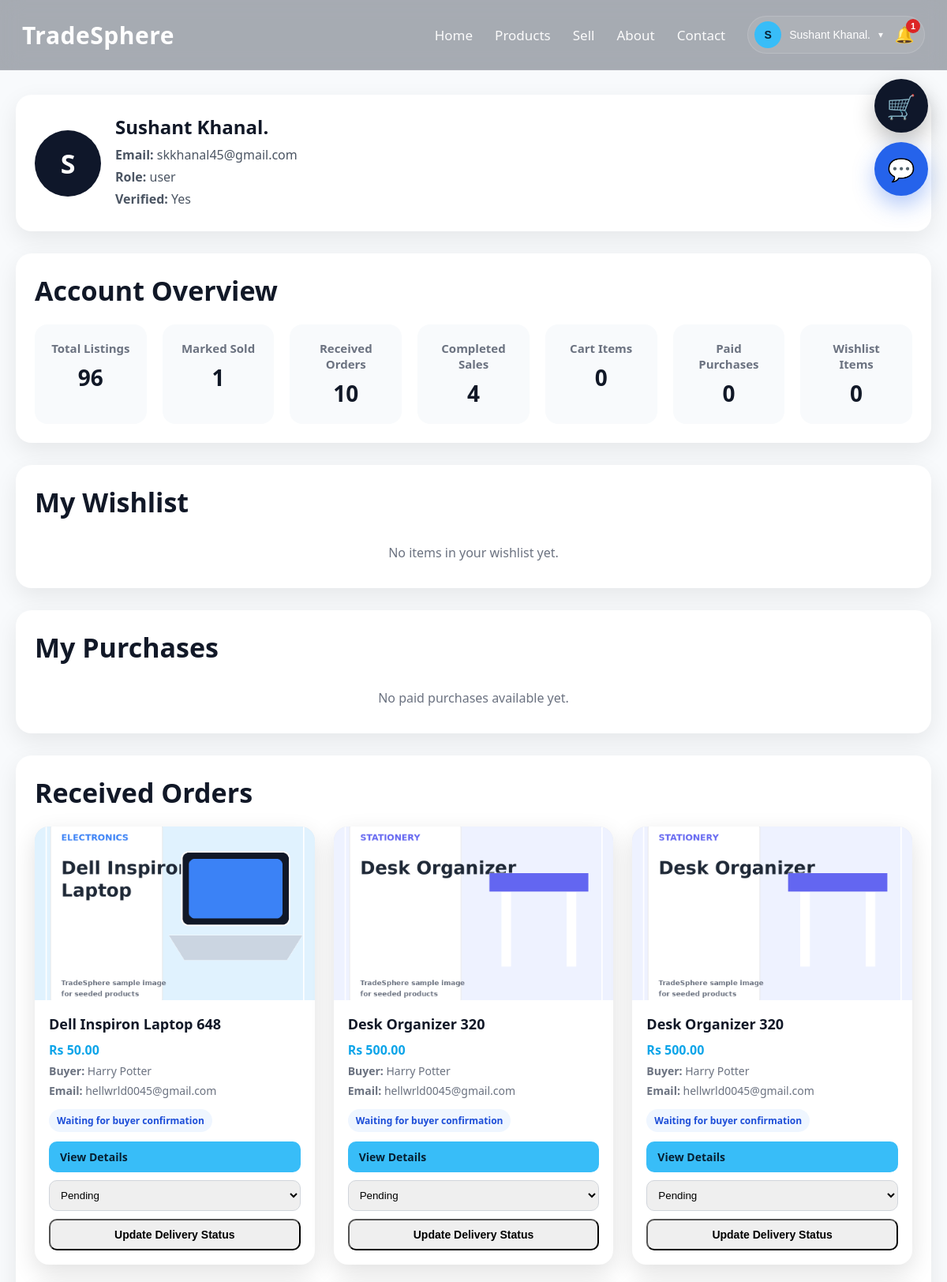
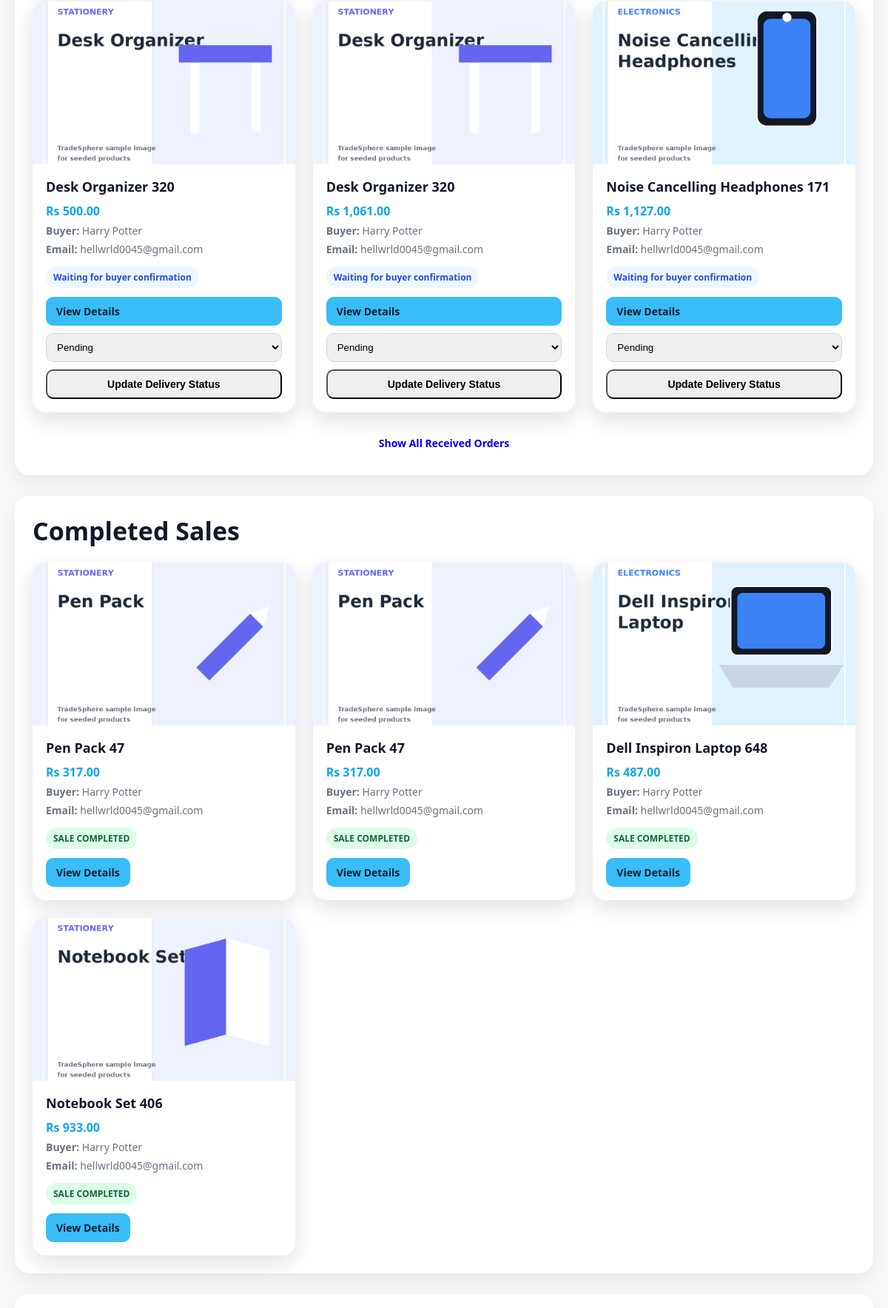
The app's page /profile.php (signed in, upper part) with its own data (2 pictures, top to bottom).
### tables this page shows
CREATE TABLE `users` (
  `id` int(11) NOT NULL,
  `name` varchar(100) DEFAULT NULL,
  `email` varchar(150) DEFAULT NULL,
  `password` varchar(255) DEFAULT NULL,
  `role` enum('user','admin') DEFAULT 'user',
  `is_verified` tinyint(1) DEFAULT 0,
  `email_otp` varchar(255) DEFAULT NULL,
  `otp_expires_at` datetime DEFAULT NULL,
  `reset_token` varchar(255) DEFAULT NULL,
  `reset_expires_at` datetime DEFAULT NULL,
  `created_at` timestamp NOT NULL DEFAULT current_timestamp(),
  `seller_status` enum('none','pending','approved','rejected') DEFAULT 'none',
  `seller_requested_at` datetime DEFAULT NULL,
  `seller_verified_at` datetime DEFAULT NULL
);

CREATE TABLE `orders` (
  `id` int(11) NOT NULL,
  `user_id` int(11) NOT NULL,
  `product_id` int(11) NOT NULL,
  `seller_user_id` int(11) DEFAULT NULL,
  `buyer_name` varchar(120) NOT NULL,
  `buyer_email` varchar(120) NOT NULL,
  `buyer_phone` varchar(30) NOT NULL,
  `buyer_message` text DEFAULT NULL,
  `amount` decimal(10,2) NOT NULL,
  `quantity` int(11) NOT NULL DEFAULT 1,
  `transaction_uuid` varchar(120) NOT NULL,
  `payment_method` varchar(50) NOT NULL DEFAULT 'eSewa',
  `payment_status` varchar(50) NOT NULL DEFAULT 'pending',
  `order_status` varchar(50) NOT NULL DEFAULT 'placed',
  `seller_delivery_status` varchar(50) NOT NULL DEFAULT 'pending',
  `buyer_received` tinyint(1) NOT NULL DEFAULT 0,
  `delivered_at` datetime DEFAULT NULL,
  `buyer_received_at` datetime DEFAULT NULL,
  `seller_cleared` tinyint(1) NOT NULL DEFAULT 0,
  `esewa_ref_id` varchar(120) DEFAULT NULL,
  `created_at` timestamp NOT NULL DEFAULT current_timestamp(),
  `updated_at` timestamp NOT NULL DEFAULT current_timestamp() ON UPDATE current_timestamp()
);

CREATE TABLE `products` (
  `id` int(11) NOT NULL,
  `user_id` int(11) DEFAULT NULL,
  `name` varchar(255) DEFAULT NULL,
  `category_id` int(11) DEFAULT NULL,
  `price` decimal(10,2) DEFAULT NULL,
  `city` varchar(100) DEFAULT NULL,
  `seller_email` varchar(150) DEFAULT NULL,
  `contact_number` varchar(20) DEFAULT NULL,
  `contact_info` varchar(255) DEFAULT NULL,
  `image` varchar(255) DEFAULT NULL,
  `description` text DEFAULT NULL,
  `product_condition` varchar(50) DEFAULT NULL,
  `status` enum('available','sold') DEFAULT 'available',
  `created_at` timestamp NOT NULL DEFAULT current_timestamp(),
  `average_rating` decimal(3,2) NOT NULL DEFAULT 0.00,
  `rating_count` int(11) NOT NULL DEFAULT 0,
  `ai_status` enum('approved','manual_review','skipped') DEFAULT 'skipped',
  `ai_reason` text DEFAULT NULL
);

### profile.php (the view, shortened to what the rows shown need)
<?php
include "config/db.php";
$userEmail = $conn->real_escape_string($_SESSION['user']);
$userRes = $conn->query("SELECT * FROM users WHERE email='$userEmail' LIMIT 1");
$user = $userRes ? $userRes->fetch_assoc() : null;
$userId = (int)$user['id'];
$highlightOrderId = 0;
$receivedOrders = $conn->query("
    SELECT
        o.*,
        p.name AS product_name,
        p.image AS product_image
    FROM orders o
    INNER JOIN products p ON o.product_id = p.id
    WHERE o.seller_user_id = $userId
    ORDER BY o.created_at DESC
    LIMIT 6
");
$mySales = $conn->query("
    SELECT
        o.*,
        p.name AS product_name,
        p.image AS product_image
    FROM orders o
    INNER JOIN products p ON o.product_id = p.id
    WHERE o.seller_user_id = $userId
    AND o.buyer_received = 1
    ORDER BY o.buyer_received_at DESC, o.created_at DESC
    LIMIT 6
");
?>
<!DOCTYPE html>
<html lang="en">
<head>
    <link rel="stylesheet" href="css/style.css">
</head>
<body>
<?php include "includes/navbar.php"; ?>
<div class="page-wrap">
<div class="container">
<div class="profile-section-card">
    <div class="profile-header-box">
        <div class="profile-avatar-lg"><?php echo htmlspecialchars($firstLetter); ?></div>
        <div class="profile-meta">
            <h2 style="margin:0 0 8px 0;"><?php echo htmlspecialchars($user['name']); ?></h2>
            <p><strong>Email:</strong> <?php echo htmlspecialchars($user['email']); ?></p>
            <p><strong>Role:</strong> <?php echo htmlspecialchars($user['role']); ?></p>
            <p><strong>Verified:</strong> <?php echo ((int)$user['is_verified'] === 1) ? "Yes" : "No"; ?></p>
        </div>
    </div>
</div>
<div class="profile-section-card">
    <h2 class="section-title" style="text-align:left;margin-bottom:20px;">Account Overview</h2>
</div>
<div class="profile-section-card" id="wishlist">
    <div class="wishlist-heading-row">
        <h2 class="section-title" style="text-align:left;margin-bottom:0;">My Wishlist</h2>
    </div>
</div>
<div class="profile-section-card" id="purchases">
    <h2 class="section-title" style="text-align:left;margin-bottom:20px;">My Purchases</h2>
</div>
<div class="profile-section-card" id="orders_received">
    <h2 class="section-title" style="text-align:left;margin-bottom:20px;">Received Orders</h2>
    <?php if ($receivedOrders && $receivedOrders->num_rows > 0): ?>
        <div class="products-grid">
            <?php while ($row = $receivedOrders->fetch_assoc()): ?>
                <div class="product-card tracked-order-card <?php echo ($highlightOrderId === (int)$row['id']) ? 'active-track' : ''; ?>" id="order-card-<?php echo (int)$row['id']; ?>">
                    <div class="product-image-wrap">
                        <img src="uploads/<?php echo htmlspecialchars($row['product_image']); ?>" alt="Ordered Product">
                    </div>
                    <div class="product-body">
                        <h3><?php echo htmlspecialchars($row['product_name']); ?></h3>
                        <p class="price">Rs <?php echo number_format((float)$row['amount'], 2); ?></p>
                        <p class="meta"><strong>Buyer:</strong> <?php echo htmlspecialchars($row['buyer_name']); ?></p>
                        <p class="meta"><strong>Email:</strong> <?php echo htmlspecialchars($row['buyer_email']); ?></p>
                        <?php if ((int)$row['buyer_received'] === 1): ?>
                            <span class="purchase-badge">Buyer confirmed receiving this product</span>
                        <?php else: ?>
                            <span class="status-note">Waiting for buyer confirmation</span>
                        <?php endif; ?>
                        <div class="product-actions" style="display:flex;flex-direction:column;gap:10px;align-items:stretch;margin-top:12px;">
                            <a href="product_details.php?id=<?php echo (int)$row['product_id']; ?>" class="small-btn primary">View Details</a>
                            <form method="POST" style="margin:0;">
                                <select name="seller_delivery_status" style="width:100%;padding:10px;border-radius:10px;border:1px solid #d1d5db;margin-bottom:10px;">
                                    <option value="pending" <?php echo ($row['seller_delivery_status'] === 'pending') ? 'selected' : ''; ?>>Pending</option>
                                </select>
                                <button type="submit" name="update_delivery_status" class="small-btn dark" style="width:100%;">Update Delivery Status</button>
                            </form>
                        </div>
                    </div>
                </div>
            <?php endwhile; ?>
        </div>
    <?php else: ?>
        <p class="inline-empty">No received orders yet.</p>
    <?php endif; ?>
</div>
<div class="profile-section-card" id="sales">
    <h2 class="section-title" style="text-align:left;margin-bottom:20px;">Completed Sales</h2>
    <?php if ($mySales && $mySales->num_rows > 0): ?>
        <div class="products-grid">
            <?php while ($row = $mySales->fetch_assoc()): ?>
                <div class="product-card">
                    <div class="product-image-wrap">
                        <img src="uploads/<?php echo htmlspecialchars($row['product_image']); ?>" alt="Sold Product">
                    </div>
                    <div class="product-body">
                        <h3><?php echo htmlspecialchars($row['product_name']); ?></h3>
                        <p class="price">Rs <?php echo number_format((float)$row['amount'], 2); ?></p>
                        <p class="meta"><strong>Buyer:</strong> <?php echo htmlspecialchars($row['buyer_name']); ?></p>
                        <p class="meta"><strong>Email:</strong> <?php echo htmlspecialchars($row['buyer_email']); ?></p>
                        <span class="purchase-badge">SALE COMPLETED</span>
                        <div class="product-actions" style="margin-top:12px;">
                            <a href="product_details.php?id=<?php echo (int)$row['product_id']; ?>" class="small-btn primary">View Details</a>
                        </div>
                    </div>
                </div>
            <?php endwhile; ?>
        </div>
    <?php else: ?>
        <p class="inline-empty">No completed sales yet.</p>
    <?php endif; ?>
</div>
</div>
</div>
</body>
</html>

### includes/navbar.php (shortened to what the rows shown need)
<?php
include_once __DIR__ . "/../config/db.php";
$navUser = null;
$notificationCount = 0;
if (isset($_SESSION['user'])) {
    $navEmail = $conn->real_escape_string($_SESSION['user']);
    $navRes = $conn->query("
        SELECT id, name, email
        FROM users
        WHERE email='$navEmail'
        LIMIT 1
    ");
    $navUser = $navRes ? $navRes->fetch_assoc() : null;
    if ($navUser) {
        $navUserId = (int)$navUser['id'];
        $countRes = $conn->query("
            SELECT COUNT(*) AS total
            FROM notifications
            WHERE user_id=$navUserId
            AND is_read=0
        ");
        if ($countRes) {
            $notificationCount = (int)$countRes->fetch_assoc()['total'];
        }
    }
}
$firstLetter = $navUser ? strtoupper(substr($navUser['name'], 0, 1)) : "U";
?>
<nav class="navbar">
    <div class="navbar-inner">
        <div class="nav-links" id="navLinks">
            <?php if ($navUser): ?>
                <div class="profile-menu">
                    <div class="profile-combo">
                        <button type="button" class="profile-toggle" id="profileToggle">
                            <span class="profile-avatar">
                                <?php echo htmlspecialchars($firstLetter); ?>
                            </span>
                            <span class="profile-name">
                                <?php echo htmlspecialchars($navUser['name']); ?>
                            </span>
                            <span class="profile-caret">▾</span>
                        </button>
                        <button
                            type="button"
                            class="notification-btn"
                            onclick="toggleNotifications()"
                            title="Notifications"
                        >
                            🔔
                            <span
                                id="notificationCountBadge"
                                class="notification-count"
                                style="<?php echo ($notificationCount > 0) ? '' : 'display:none;'; ?>"
                            >
                                <?php echo $notificationCount; ?>
                            </span>
                        </button>
                    </div>
                </div>
            <?php else: ?>
                <a href="login.php">Login</a>
                <a href="register.php" class="nav-btn">Register</a>
            <?php endif; ?>
        </div>
    </div>
</nav>

### records on screen
users: name "S", name "Sushant Khanal.", email "skkhanal45@gmail.com", role "user"
orders: product.image (picture), product.name "Dell Inspiron Laptop 648", amount "50.00", buyer_name "Harry Potter", buyer_email "hellwrld0045@gmail.com", buyer_received "Waiting for buyer confirmation", seller_delivery_status "Pending"
orders: product.image (picture), product.name "Desk Organizer 320", amount "500.00", buyer_name "Harry Potter", buyer_email "hellwrld0045@gmail.com", buyer_received "Waiting for buyer confirmation", seller_delivery_status "Pending"
orders: product.image (picture), product.name "Desk Organizer 320", amount "500.00", buyer_name "Harry Potter", buyer_email "hellwrld0045@gmail.com", buyer_received "Waiting for buyer confirmation", seller_delivery_status "Pending"
orders: product.image (picture), product.name "Desk Organizer 320", amount "500.00", buyer_name "Harry Potter", buyer_email "hellwrld0045@gmail.com", buyer_received "Waiting for buyer confirmation", seller_delivery_status "Pending"
orders: product.image (picture), product.name "Desk Organizer 320", amount "1,061.00", buyer_name "Harry Potter", buyer_email "hellwrld0045@gmail.com", buyer_received "Waiting for buyer confirmation", seller_delivery_status "Pending"
orders: product.image (picture), product.name "Noise Cancelling Headphones 171", amount "1,127.00", buyer_name "Harry Potter", buyer_email "hellwrld0045@gmail.com", buyer_received "Waiting for buyer confirmation", seller_delivery_status "Pending"
orders: product.image (picture), product.name "Pen Pack 47", amount "317.00", buyer_name "Harry Potter", buyer_email "hellwrld0045@gmail.com"
orders: product.image (picture), product.name "Pen Pack 47", amount "317.00", buyer_name "Harry Potter", buyer_email "hellwrld0045@gmail.com"
orders: product.image (picture), product.name "Dell Inspiron Laptop 648", amount "487.00", buyer_name "Harry Potter", buyer_email "hellwrld0045@gmail.com"
orders: product.image (picture), product.name "Notebook Set 406", amount "933.00", buyer_name "Harry Potter", buyer_email "hellwrld0045@gmail.com"

### other values on screen
$notificationCount "1"
$totalListings "96"
$soldListings "1"
$receivedOrdersCount "10"
$completedSales "4"
$cartItems "0"
$totalPurchases "0"
$wishlistCount "0"
